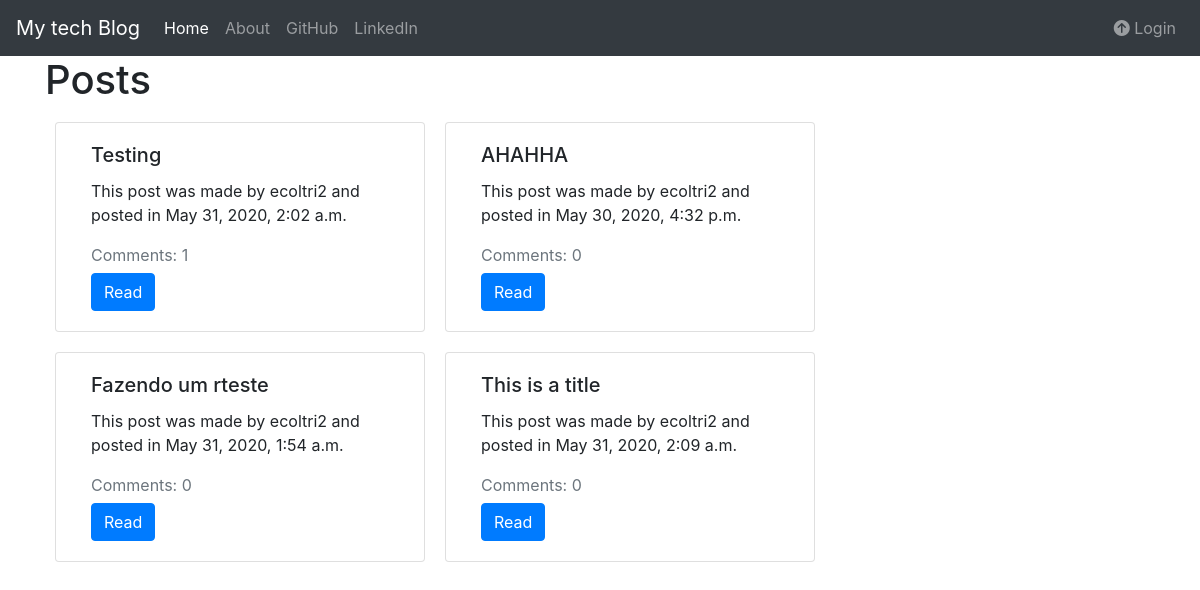
The page / on the database its author committed.
### posters/models.py (models this page shows, shortened)
class Post(models.Model):
    title = models.CharField(max_length=60,unique=True)
    author = models.ForeignKey(User,on_delete=models.CASCADE)
    published_date = models.DateTimeField(auto_now=True)
    created_date = models.DateTimeField(auto_now=True)
    body = models.TextField(max_length=3000)
    is_publicated = models.BooleanField(default=False)
    is_draft = models.BooleanField(default=True)

### posters/views.py (the view)
# urls.py: path("", views.PostListView.as_view(), name="home"),
class PostListView(ListView):
    slug_field = 'id'
    slug_url_kwarg = 'id'
    model = models.Post
    context_object_name = 'posts'

### posters/templates/posters/post_list.html (shortened to what this page needs)
{%extends './base.html'%}
{%block body_block%}
<h1>Posts</h1>
{%if posts%}
<div class="container">
    <div class="row">
        {%for post in posts%}
        {%if not user.is_authenticated and post.is_publicated and not post.is_draft%}
        <div class="card col-4" style="width: 18rem;">
            <div class="card-body">
                <h5 class="card-title">{{post.title}}</h5>
                <p class="card-text">This post was made by {{post.author}} and posted in {{post.published_date}}</p>
                <div class="text-muted">Comments: {{post.comments.all.count}}</div>
                <a href="{%url 'posters:detail' id=post.id%}" class="btn btn-primary">Read</a>
            </div>
        </div>
        {%endif%}
        {%endfor%}
    </div>
</div>
{%else%}
<h2>Sorry, we are without posts!</h2>
{%endif%}
{%endblock%}

### static/posters/style/my_style.css (style rules this page uses)
.btn { margin-top: 6px; }
.card { margin: 10px; }

### rows shown on the page
Post: title "Testing", author "ecoltri2", published_date "May 31, 2020, 2:02 a.m.", comments.all.count "1"
Post: title "AHAHHA", author "ecoltri2", published_date "May 30, 2020, 4:32 p.m.", comments.all.count "0"
Post: title "Fazendo um rteste", author "ecoltri2", published_date "May 31, 2020, 1:54 a.m.", comments.all.count "0"
Post: title "This is a title", author "ecoltri2", published_date "May 31, 2020, 2:09 a.m.", comments.all.count "0"
